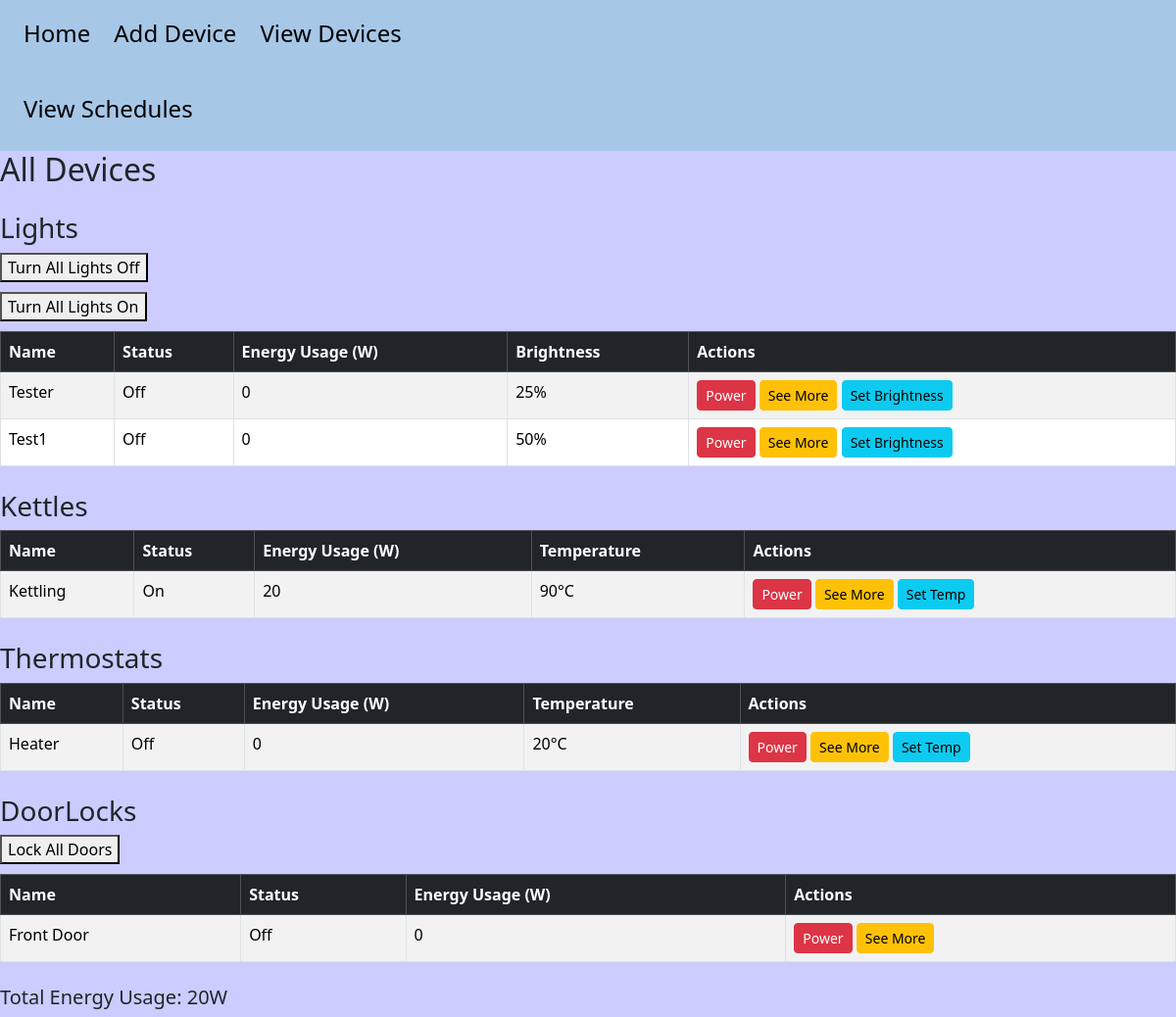
Before: /alldevices with the older database file.
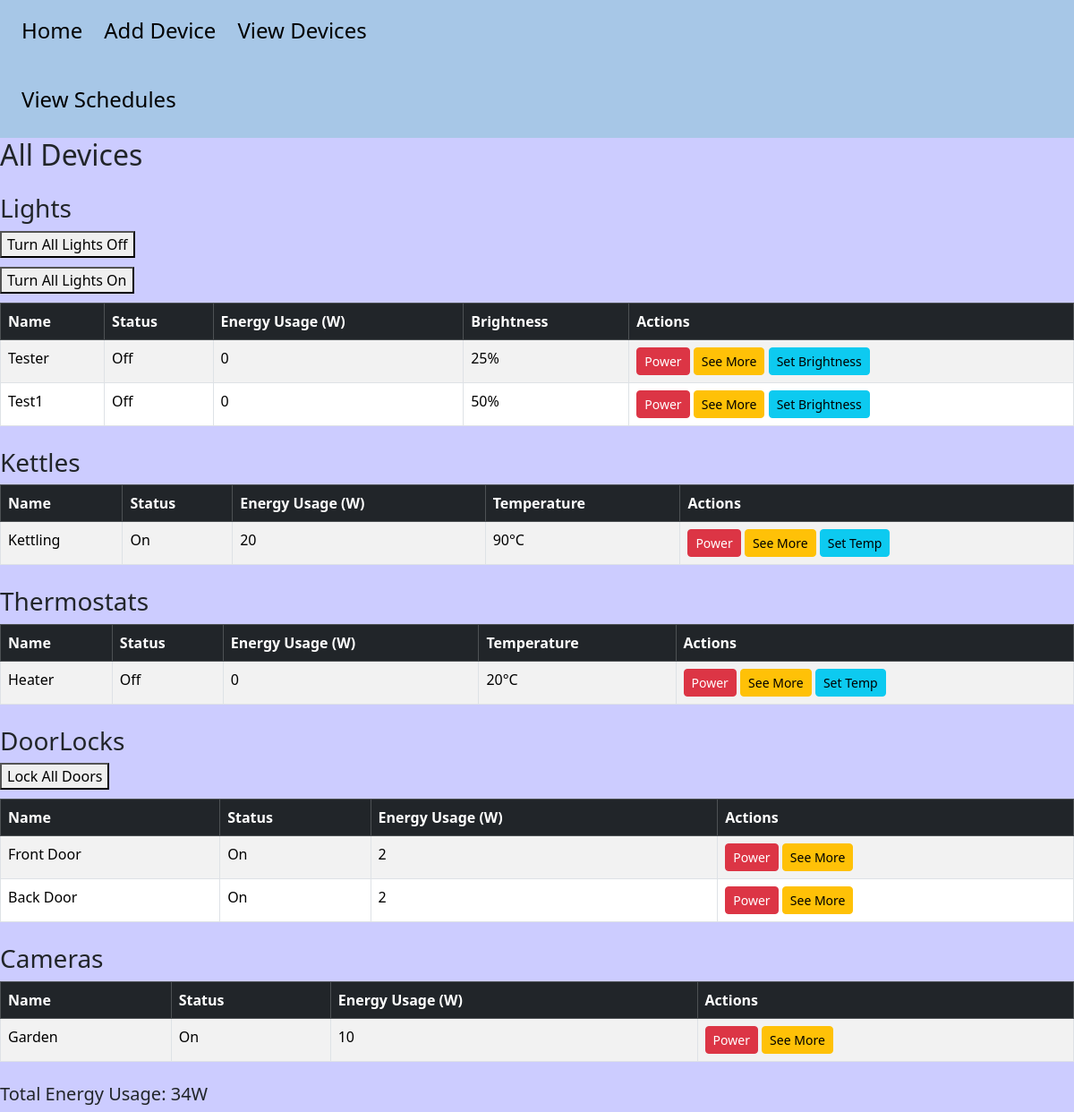
After: the same page with the newer database file.
### database.py (models this page shows, shortened)
class Device(db.Model):
    __tablename__ = "devices"
    id = db.Column(db.Integer, primary_key=True)
    name = db.Column(db.String(80), nullable=False)
    type = db.Column(db.String(20), nullable=False)
    status = db.Column(db.Boolean, default=False)
    temperature = db.Column(db.Integer, nullable=True)
    brightness = db.Column(db.Integer, nullable=True)

### routes.py (the view)
@app.route('/alldevices', methods=['GET'])
def view_all():
    devices = Device.query.all()
    grouped_devices = defaultdict(list)
    device_objects = {}
    for dev in devices:
        grouped_devices[dev.type].append(dev)
        obj = None
        if dev.type == 'Light':
            obj = Light(dev.name, dev.brightness, dev.status)
        elif dev.type == 'Thermostat':
            obj = Thermostat(dev.name, temperature=dev.temperature or 20, status=dev.status)
        elif dev.type == 'Kettle':
            obj = Kettle(dev.name, setTemp=dev.temperature or 100, status=dev.status)
        elif dev.type == 'Camera':
            obj = Camera(dev.name, dev.status)
        elif dev.type == 'DoorLock':
            obj = DoorLock(dev.name, dev.status)
        if obj is not None and dev.id is not None:
            device_objects[int(dev.id)] = obj
    total_energy = sum(obj.get_energy_usage() for obj in device_objects.values())
    return render_template(
        "devicelist.html",
        grouped_devices=grouped_devices,
        device_objects=device_objects,
        total_energy=total_energy
    )

### models.py (called while the page is built)
    def get_energy_usage(self):
        return 5 if self._status else 0

    def get_energy_usage(self):
        return 50 if self._status else 0

    def get_energy_usage(self):
        return 10 if self._status else 0

    def get_energy_usage(self):
        return 2 if self._status else 0

    def get_energy_usage(self):
        return 20 if self._status else 0

### templates/devicelist.html
{% extends 'base.html' %}
{% block body %}
<h2>All Devices</h2>
{% for type, devices in grouped_devices.items() %}
    <h3 class="mt-4">{{ type }}s</h3>
    {% if type == 'Light' %}
    <form method="POST" action="{{ url_for('turn_off_lights') }}">
        <button type="submit" style="margin-bottom: 10px;">Turn All Lights Off</button>
    </form>
    <form method="POST" action="{{ url_for('turn_on_lights') }}">
        <button type="submit" style="margin-bottom: 10px;">Turn All Lights On</button>
    </form>
    {% endif %}
    {% if type == 'DoorLock' %}
    <form method="POST" action="{{ url_for('lock_all_doors') }}">
        <button type="submit" style="margin-bottom: 10px;">Lock All Doors</button>
    </form>
    {% endif %}
    <table class="table table-striped table-bordered">
        <thead class="table-dark">
            <tr>
                <th>Name</th>
                <th>Status</th>
                <th>Energy Usage (W)</th>
                {% if type == 'Thermostat' or type == 'Kettle' %}
                    <th>Temperature</th>
                {% endif %}
                {% if type == 'Light' %}
                    <th>Brightness</th>
                {% endif %}
                <th>Actions</th>
            </tr>
        </thead>
        <tbody>
            {% for device in devices %}
            <tr>
                <td>{{ device.name }}</td>
                <td>{{ 'On' if device.status else 'Off' }}</td>
                <td>
                {% if device.id in device_objects %}
                {{ device_objects[device.id].get_energy_usage() }}
                {% else %}
                N/A
                {% endif %}
                </td>
                {% if type == 'Thermostat' or type == 'Kettle' %}
                <td>{{ device.temperature }}°C</td>
                {% endif %}
                {% if type == 'Light' %}
                <td>{{ device.brightness }}%</td>
                {% endif %}
                <td>
                    <form method="POST" action="{{ url_for('toggle_device', device_id=device.id) }}" style="display:inline;">
                        <button class="btn btn-sm btn-danger">Power</button>
                    </form>
                    <form method="POST" action="{{ url_for('device_info', device_id=device.id) }}" style="display:inline;">
                        <button class="btn btn-sm btn-warning">See More</button>
                    </form>
                    {% if device.type == 'Thermostat' or device.type == 'Kettle' %}
                        <a class="btn btn-sm btn-info" href="{{ url_for('update_temperature', device_id=device.id) }}">Set Temp</a>
                    {% endif %}
                    {% if device.type == 'Light' %}
                        <a class="btn btn-sm btn-info" href="{{ url_for('update_brightness', device_id=device.id) }}">Set Brightness</a>
                    {% endif %}
                </td>
            </tr>
            {% endfor %}
        </tbody>
    </table>
{% endfor %}
<div class="mt-4">
    <h5>Total Energy Usage: {{ total_energy }}W</h5>
</div>
{% endblock %}

### templates/base.html (shortened to what this page needs)
<!DOCTYPE html>
<html>
<head>
    <link href="/static/bootstrap.min.css" rel="stylesheet">
    <link href="/static/style.css" rel="stylesheet">
</head>
<body>
    <header>
        <div class="container-fluid">
            <div class="row">
                <div class="col-6">
                    <nav>
                        <a href="{{ url_for('home') }}"><h4>Home</h4></a>
                        <a href="{{ url_for('add_device') }}"><h4>Add Device</h4></a>
                        <a href="{{ url_for('view_all') }}"><h4>View Devices</h4></a>
                        <a href="{{ url_for('schedule') }}"><h4>View Schedules</h4></a>
                    </nav>
                </div>
            </div>
        </div>
    </header>
    {% block body %} {% endblock %}
</body>
</html>

### static/style.css (style rules this page uses)
header { background-color: #A7C7E7; }
nav a { float: left; text-align: center; padding: 20px 12px; text-decoration: none; font-weight: 400; color: black; }
body { background-color: #CCCCFF; }

Changed rows visible on the page:
changed Device "DoorLock": status "Off" → "On"; device_objects "0" → "2"
added Device: name "Back Door", status "On", device_objects "2", shown under "DoorLock"
added Device: type "Camera", name "Garden", status "On", device_objects "10"
Other visible differences:
{{ total_energy }}: "20" → "34"
